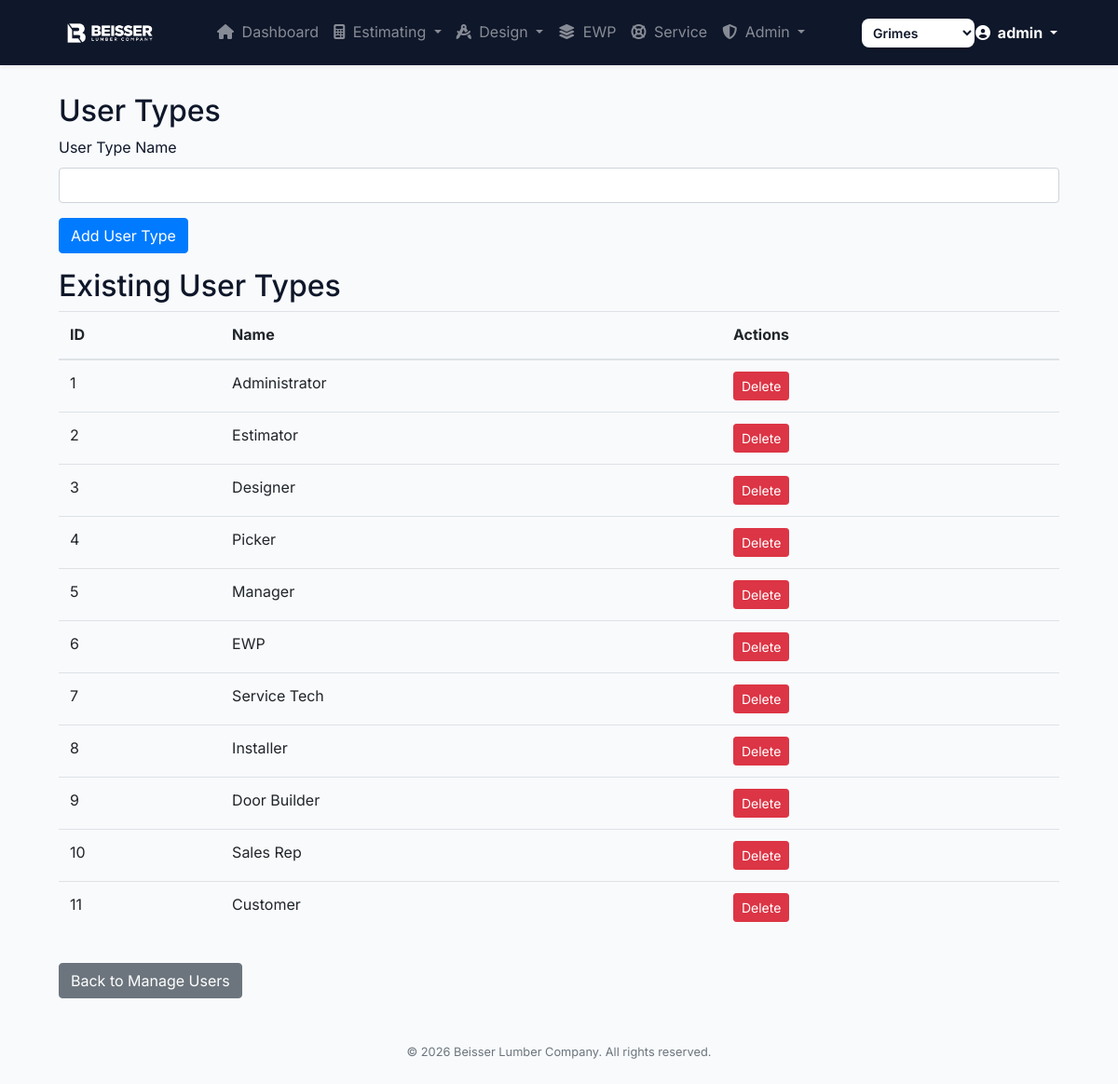
Page /user_type (signed in) on the committed database.
### project/models.py (models this page shows, shortened)
class User(db.Model, UserMixin):
    id = db.Column(db.Integer, primary_key=True)
    username = db.Column(db.String(150), unique=True, nullable=False)
    email = db.Column(db.String(150), unique=True, nullable=False)
    password = db.Column(db.String(255), nullable=False)
    usertype_id = db.Column(db.Integer, db.ForeignKey('user_type.id'), nullable=False)
    estimatorID = db.Column(db.Integer, db.ForeignKey('estimator.estimatorID'), nullable=True)
    user_branch_id = db.Column(db.Integer, db.ForeignKey('branch.branch_id'), nullable=True)
    last_login = db.Column(db.DateTime, nullable=True)
    created_at = db.Column(db.DateTime, default=datetime.utcnow)
    updated_at = db.Column(db.DateTime, default=datetime.utcnow, onupdate=datetime.utcnow)
    is_active = db.Column(db.Boolean, default=True)
    is_admin = db.Column(db.Boolean, default=False)
    is_estimator = db.Column(db.Boolean, default=False)
    login_count = db.Column(db.Integer, default=0)
    usertype = db.relationship('UserType', backref=db.backref('users', lazy=True))
    estimator = db.relationship('Estimator', backref=db.backref('estimators', lazy=True))  # Changed backref name
    branch = db.relationship('Branch', backref=db.backref('branches', lazy=True))  # Changed backref name

class UserType(db.Model):
    id = db.Column(db.Integer, primary_key=True)
    name = db.Column(db.String(50), unique=True, nullable=False)

### project/blueprints/admin/routes.py (the view)
@admin.route('/user_type', methods=['GET', 'POST'])
@login_required
def user_type():
    if not current_user.is_admin:
        flash('Access denied.', 'danger')
        return redirect(url_for('main.index'))
    form = UserTypeForm()
    usertypes = UserType.query.all()
    if form.validate_on_submit():
        usertype = UserType(name=form.name.data)
        db.session.add(usertype)
        db.session.commit()
        flash('User type added successfully!', 'success')
        return redirect(url_for('admin.user_type'))
    return render_template('user_type.html', form=form, usertypes=usertypes)

### project/forms.py
class UserTypeForm(BaseForm):
    name = StringField('User Type Name', validators=[DataRequired()])
    submit = SubmitField('Add User Type')

### project/templates/user_type.html (shortened to what this page needs)
{% extends "base.html" %}
{% block content %}
<div class="container mt-3">
    <h2>User Types</h2>
    <form action="{{ url_for('admin.add_user_type') }}" method="POST" class="mb-3">
        <div class="mb-3">
            {{ form.name.label }}<br>
            {{ form.name(size=32, class="form-control") }}
        </div>
        <button type="submit" class="btn btn-primary">Add User Type</button>
    </form>
    <h2>Existing User Types</h2>
    <table class="table">
        <thead>
            <tr>
                <th>ID</th>
                <th>Name</th>
                <th>Actions</th>
            </tr>
        </thead>
        <tbody>
            {% for usertype in usertypes %}
            <tr>
                <td>{{ usertype.id }}</td>
                <td>{{ usertype.name }}</td>
                <td>
                    <form action="{{ url_for('admin.delete_user_type', usertype_id=usertype.id) }}" method="POST" style="display:inline;">
                        <button type="submit" class="btn btn-sm btn-danger">Delete</button>
                    </form>
                </td>
            </tr>
            {% endfor %}
        </tbody>
    </table>
    <a href="{{ url_for('admin.manage_users') }}" class="btn btn-secondary mt-3">Back to Manage Users</a>
</div>
{% endblock %}

### project/templates/base.html (shortened to what this page needs)
<!DOCTYPE html>
<html lang="en">
<head>
    <link href="https://stackpath.bootstrapcdn.com/bootstrap/4.5.2/css/bootstrap.min.css" rel="stylesheet">
    <link rel="stylesheet" href="https://cdnjs.cloudflare.com/ajax/libs/font-awesome/6.4.0/css/all.min.css">
    <link rel="stylesheet" href="//code.jquery.com/ui/1.12.1/themes/base/jquery-ui.css">
    <link rel="stylesheet" href="https://cdn.datatables.net/1.10.20/css/jquery.dataTables.min.css">
    <link href="https://cdnjs.cloudflare.com/ajax/libs/select2/4.0.13/css/select2.min.css" rel="stylesheet">
    <link rel="stylesheet" href="{{ url_for('static', filename='css/main.css') }}">
</head>
<body>
    <nav class="navbar navbar-expand-lg navbar-dark bg-primary navbar-premium fixed-top shadow-sm">
        <div class="container-fluid px-md-5">
            <a class="navbar-brand d-flex align-items-center" href="{{ url_for('main.index') }}">
                <img src="{{ url_for('static', filename='beisser_logo_full_color_RGB.png') }}"
                    alt="Beisser Lumber Company" height="35" class="mr-2 brightness-0-invert">
            </a>
            <div class="collapse navbar-collapse" id="mainNavbar">
                <ul class="navbar-nav mx-auto mb-2 mb-lg-0">
                    {% if current_user.is_authenticated %}
                    <li class="nav-item">
                        <a class="nav-link {% if request.endpoint == 'main.index' %}active{% endif %}"
                            href="{{ url_for('main.index') }}">
                            <i class="fas fa-home mr-1"></i> Dashboard
                        </a>
                    </li>
                    <li class="nav-item dropdown">
                        <a class="nav-link dropdown-toggle {% if 'estimating' in request.path or request.endpoint in ['main.open_bids', 'main.add_bid', 'main.projects', 'main.bids_calendar'] %}active{% endif %}"
                            href="#" id="estimatingDropdown" role="button" data-toggle="dropdown" aria-haspopup="true"
                            aria-expanded="false">
                            <i class="fas fa-calculator mr-1"></i> Estimating
                        </a>
                    </li>
                    <li class="nav-item dropdown">
                        <a class="nav-link dropdown-toggle {% if 'design' in request.path or request.endpoint in ['main.open_designs', 'main.add_design'] %}active{% endif %}"
                            href="#" id="designDropdown" role="button" data-toggle="dropdown" aria-haspopup="true"
                            aria-expanded="false">
                            <i class="fas fa-drafting-compass mr-1"></i> Design
                        </a>
                    </li>
                    <li class="nav-item">
                        <a class="nav-link {% if request.endpoint == 'main.view_layouts' %}active{% endif %}"
                            href="{{ url_for('main.view_layouts') }}">
                            <i class="fas fa-layer-group mr-1"></i> EWP
                        </a>
                    </li>
                    <li class="nav-item">
                        <a class="nav-link {% if request.endpoint == 'main.view_issues' %}active{% endif %}"
                            href="{{ url_for('main.view_issues') }}">
                            <i class="fas fa-life-ring mr-1"></i> Service
                        </a>
                    </li>
                    {% if current_user.is_admin %}
                    <li class="nav-item dropdown">
                        <a class="nav-link dropdown-toggle {% if 'admin' in request.path %}active{% endif %}" href="#"
                            id="adminDropdown" role="button" data-toggle="dropdown" aria-haspopup="true"
                            aria-expanded="false">
                            <i class="fas fa-shield-alt mr-1"></i> Admin
                        </a>
                    </li>
                    {% endif %}
                    {% endif %}
                </ul>
                <div class="d-flex align-items-center ml-lg-4">
                    {% if current_user.is_authenticated %}
                    <select class="form-control form-control-sm border-0 shadow-sm"
                        style="border-radius: var(--radius-md); font-weight: 600; color: var(--primary);"
                        onchange="window.location.href='/set_branch/' + this.value">
                        {% for b in all_branches %}
                        <option value="{{ b.branch_id }}" {% if current_branch_id==b.branch_id %}selected{% endif %}>{{
                            b.branch_name }}</option>
                        {% endfor %}
                    </select>
                </div>
                <div class="dropdown">
                    <button class="btn btn-link text-white dropdown-toggle font-weight-bold p-0 text-decoration-none"
                        type="button" id="userDropdown" data-toggle="dropdown" aria-haspopup="true"
                        aria-expanded="false">
                        <i class="fas fa-user-circle mr-1"></i> {{ current_user.username }}
                    </button>
                </div>
                {% endif %}
            </div>
        </div>
    </nav>
    <div class="content-wrapper">
        <div class="container-fluid mt-4 page-fade-in px-md-5">
            {% block content %}
            {% endblock %}
        </div>
        <footer class="mt-5 pb-4 text-center text-muted small">
            &copy; {{ now.year if now else '2026' }} Beisser Lumber Company. All rights reserved.
        </footer>
</body>
</html>

### project/static/css/main.css (style rules this page uses)
:root { --primary: #0f172a; --primary-hover: #1e293b; --primary-light: #dbeafe; --navbar-height: 70px; --secondary: #64748b; --accent: #f59e0b; --success: #10b981; --danger: #ef4444; --info: #0ea5e9; --background: #f8fafc; --surface: #ffffff; --surface-muted: #f1f5f9; --text-main: #0f172a; --text-muted: #64748b; --text-on-primary: #ffffff; --border: #e2e8f0; --border-focus: #0f172a; --space-xs: 0.25rem; --space-sm: 0.5rem; --space-md: 1rem; --space-lg: 1.5rem; --space-xl: 2rem; --shadow-sm: 0 1px 3px 0 rgb(0 0 0 / 0.1), 0 1px 2px -1px rgb(0 0 0 / 0.1); --shadow-md: 0 4px 6px -1px rgb(0 0 0 / 0.1), 0 2px 4px -2px rgb(0 0 0 / 0.1); --shadow-lg: 0 20px 25px -5px rgb(0 0 0 / 0.1), 0 8px 10px -6px rgb(0 0 0 / 0.1); --shadow-glow: 0 0 15px rgba\(30, 64, 175, 0.3\); --radius-sm: 0.375rem; --radius-md: 0.5rem; --radius-lg: 0.75rem; --radius-full: 9999px; --sidebar-width: 280px; --sidebar-bg: #006834; --sidebar-bg-hover: #004d26; --sidebar-text: #ffffff; }
body { background-color: var(--background); color: var(--text-main); font-family: 'Inter', system-ui, -apple-system, sans-serif; line-height: 1.6; margin: 0; scroll-behavior: smooth; }
.navbar-premium { min-height: var(--navbar-height); background: var(--primary) !important; transition: all 0.3s ease; }
.brightness-0-invert { filter: brightness(0) invert(1); }
.content-wrapper { margin-top: calc(var(--navbar-height) + 30px); transition: none; }
.content-wrapper { margin-left: 0; min-height: 100vh; transition: all 0.4s cubic-bezier(0.165, 0.84, 0.44, 1); padding-bottom: var(--space-xl); }
.page-fade-in { animation: fadeIn 0.5s ease-out; }

### rows in the picture
User: username "admin"
UserType: id "1", name "Administrator"
UserType: id "2", name "Estimator"
UserType: id "3", name "Designer"
UserType: id "4", name "Picker"
UserType: id "5", name "Manager"
UserType: id "6", name "EWP"
UserType: id "7", name "Service Tech"
UserType: id "8", name "Installer"
UserType: id "9", name "Door Builder"
UserType: id "10", name "Sales Rep"
UserType: id "11", name "Customer"

### other values in the picture
{{ now.year if now else '2026' }} "2026"
form field value "Grimes"
